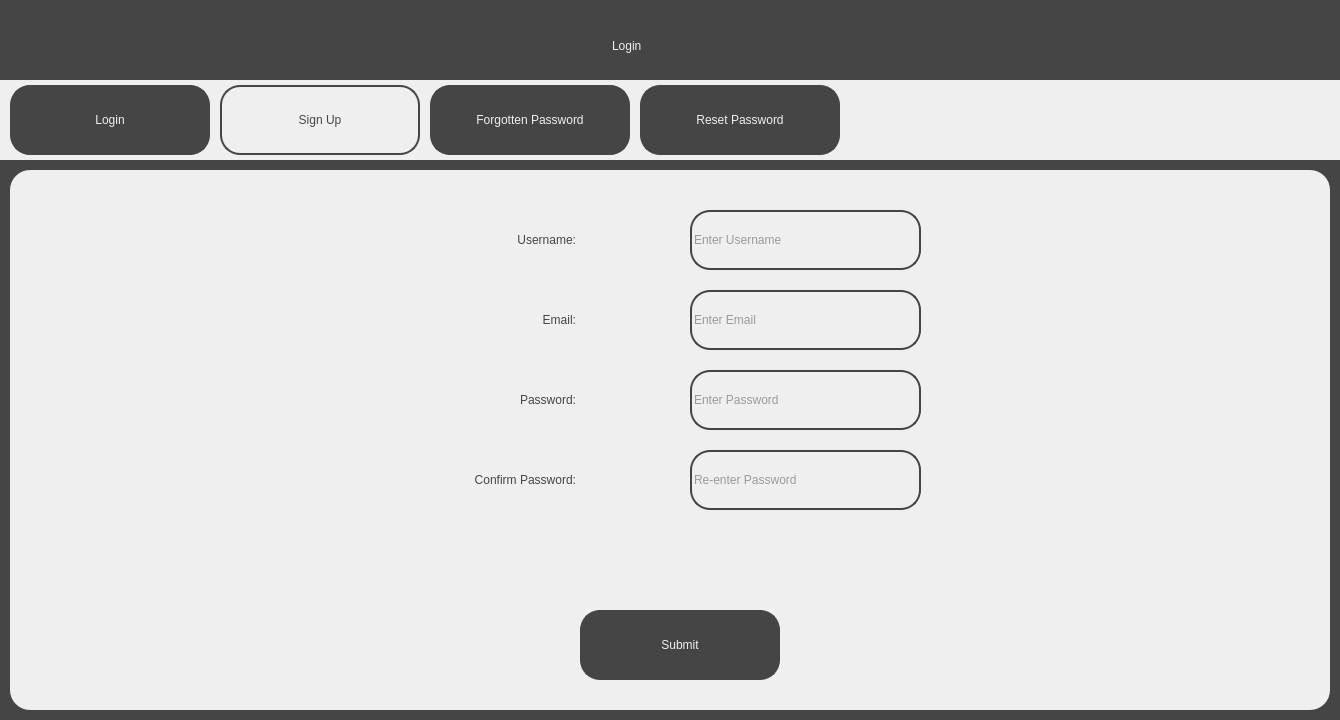
<?xml version="1.0" encoding="UTF-8"?>
<ui version="4.0">
 <class>SignUpScreen</class>
 <widget class="QDialog" name="SignUpScreen">
  <property name="geometry">
   <rect>
    <x>0</x>
    <y>0</y>
    <width>1340</width>
    <height>720</height>
   </rect>
  </property>
  <property name="windowTitle">
   <string>Visualising the Riemann Hypothesis - Sign Up</string>
  </property>
  <property name="sizeGripEnabled">
   <bool>false</bool>
  </property>
  <widget class="QWidget" name="widget" native="true">
   <property name="geometry">
    <rect>
     <x>0</x>
     <y>0</y>
     <width>1340</width>
     <height>720</height>
    </rect>
   </property>
   <property name="styleSheet">
    <string notr="true">background-color: rgb(69, 69, 69);</string>
   </property>
   <widget class="QLabel" name="Title">
    <property name="geometry">
     <rect>
      <x>612</x>
      <y>20</y>
      <width>121</width>
      <height>51</height>
     </rect>
    </property>
    <property name="styleSheet">
     <string notr="true">font: 36pt &quot;Sans Serif&quot;; color:rgb(239, 239, 239)</string>
    </property>
    <property name="text">
     <string>Login</string>
    </property>
   </widget>
   <widget class="QWidget" name="TabBar" native="true">
    <property name="geometry">
     <rect>
      <x>0</x>
      <y>80</y>
      <width>1340</width>
      <height>80</height>
     </rect>
    </property>
    <property name="styleSheet">
     <string notr="true">background-color: rgb(239, 239, 239);</string>
    </property>
    <widget class="QPushButton" name="LoginTab">
     <property name="geometry">
      <rect>
       <x>10</x>
       <y>5</y>
       <width>200</width>
       <height>70</height>
      </rect>
     </property>
     <property name="cursor">
      <cursorShape>PointingHandCursor</cursorShape>
     </property>
     <property name="styleSheet">
      <string notr="true">border: 2px solid;
border-radius: 20px;
border-color:rgb(69, 69, 69);
background-color: rgb(69, 69, 69);
font: 36pt &quot;Sans Serif&quot;; color:rgb(239, 239, 239);
</string>
     </property>
     <property name="text">
      <string>Login</string>
     </property>
    </widget>
    <widget class="QPushButton" name="SignUpTab">
     <property name="geometry">
      <rect>
       <x>220</x>
       <y>5</y>
       <width>200</width>
       <height>70</height>
      </rect>
     </property>
     <property name="cursor">
      <cursorShape>PointingHandCursor</cursorShape>
     </property>
     <property name="styleSheet">
      <string notr="true">border: 2px solid;
border-radius: 20px;
border-color:rgb(69, 69, 69);
background-color: rgb(239, 239, 239);
font: 36pt &quot;Sans Serif&quot;; color:rgb(69, 69, 69);
</string>
     </property>
     <property name="text">
      <string>Sign Up</string>
     </property>
    </widget>
    <widget class="QPushButton" name="ForgottenPasswordTab">
     <property name="geometry">
      <rect>
       <x>430</x>
       <y>5</y>
       <width>200</width>
       <height>70</height>
      </rect>
     </property>
     <property name="cursor">
      <cursorShape>PointingHandCursor</cursorShape>
     </property>
     <property name="styleSheet">
      <string notr="true">border: 2px solid;
border-radius: 20px;
border-color:rgb(69, 69, 69);
background-color: rgb(69, 69, 69);
font: 12pt &quot;Sans Serif&quot;; color:rgb(239, 239, 239);
</string>
     </property>
     <property name="text">
      <string>Forgotten Password</string>
     </property>
    </widget>
    <widget class="QPushButton" name="ResetPasswordTab">
     <property name="geometry">
      <rect>
       <x>640</x>
       <y>5</y>
       <width>200</width>
       <height>70</height>
      </rect>
     </property>
     <property name="cursor">
      <cursorShape>PointingHandCursor</cursorShape>
     </property>
     <property name="styleSheet">
      <string notr="true">border: 2px solid;
border-radius: 20px;
border-color:rgb(69, 69, 69);
background-color: rgb(69, 69, 69);
font: 20pt &quot;Sans Serif&quot;; color:rgb(239, 239, 239);
</string>
     </property>
     <property name="text">
      <string>Reset Password</string>
     </property>
    </widget>
   </widget>
   <widget class="QWidget" name="MainWidget" native="true">
    <property name="geometry">
     <rect>
      <x>10</x>
      <y>170</y>
      <width>1320</width>
      <height>540</height>
     </rect>
    </property>
    <property name="styleSheet">
     <string notr="true">background-color: rgb(239, 239, 239);
border-radius: 20px;</string>
    </property>
    <widget class="QLabel" name="UsernameOrEmailText">
     <property name="geometry">
      <rect>
       <x>270</x>
       <y>40</y>
       <width>301</width>
       <height>61</height>
      </rect>
     </property>
     <property name="styleSheet">
      <string notr="true">font: 25pt &quot;Sans Serif&quot;; color:rgb(69, 69, 69);
background-color: rgb(239, 239, 239); padding: 5px;</string>
     </property>
     <property name="text">
      <string>&lt;html&gt;&lt;head/&gt;&lt;body&gt;&lt;p align=&quot;right&quot;&gt;Username:&lt;/p&gt;&lt;/body&gt;&lt;/html&gt;</string>
     </property>
    </widget>
    <widget class="QLabel" name="EmailText">
     <property name="geometry">
      <rect>
       <x>290</x>
       <y>120</y>
       <width>281</width>
       <height>61</height>
      </rect>
     </property>
     <property name="styleSheet">
      <string notr="true">font: 25pt &quot;Sans Serif&quot;; color:rgb(69, 69, 69);
background-color: rgb(239, 239, 239); padding: 5px;</string>
     </property>
     <property name="text">
      <string>&lt;html&gt;&lt;head/&gt;&lt;body&gt;&lt;p align=&quot;right&quot;&gt;Email:&lt;/p&gt;&lt;/body&gt;&lt;/html&gt;</string>
     </property>
    </widget>
    <widget class="QLineEdit" name="UsernameInput">
     <property name="geometry">
      <rect>
       <x>680</x>
       <y>40</y>
       <width>231</width>
       <height>60</height>
      </rect>
     </property>
     <property name="styleSheet">
      <string notr="true">background-color: rgb(239, 239, 239);
color: rgb(69, 69, 69);
font: 18pt &quot;Sans Serif&quot;;
border: 2px solid;
border-radius: 20px;
border-color:rgb(69, 69, 69);</string>
     </property>
     <property name="text">
      <string/>
     </property>
     <property name="cursorPosition">
      <number>0</number>
     </property>
     <property name="placeholderText">
      <string>Enter Username</string>
     </property>
    </widget>
    <widget class="QLineEdit" name="EmailInput">
     <property name="geometry">
      <rect>
       <x>680</x>
       <y>120</y>
       <width>231</width>
       <height>60</height>
      </rect>
     </property>
     <property name="styleSheet">
      <string notr="true">background-color: rgb(239, 239, 239);
color: rgb(69, 69, 69);
font: 18pt &quot;Sans Serif&quot;;
border: 2px solid;
border-radius: 20px;
border-color:rgb(69, 69, 69);</string>
     </property>
     <property name="text">
      <string/>
     </property>
     <property name="echoMode">
      <enum>QLineEdit::Normal</enum>
     </property>
     <property name="cursorPosition">
      <number>0</number>
     </property>
     <property name="placeholderText">
      <string>Enter Email</string>
     </property>
    </widget>
    <widget class="QPushButton" name="SubmitButton">
     <property name="geometry">
      <rect>
       <x>570</x>
       <y>440</y>
       <width>200</width>
       <height>70</height>
      </rect>
     </property>
     <property name="cursor">
      <cursorShape>PointingHandCursor</cursorShape>
     </property>
     <property name="styleSheet">
      <string notr="true">border: 2px solid;
border-radius: 20px;
border-color:rgb(69, 69, 69);
background-color: rgb(69, 69, 69);
font: 36pt &quot;Sans Serif&quot;; color:rgb(239, 239, 239);
</string>
     </property>
     <property name="text">
      <string>Submit</string>
     </property>
    </widget>
    <widget class="QLabel" name="PasswordText">
     <property name="geometry">
      <rect>
       <x>290</x>
       <y>200</y>
       <width>281</width>
       <height>61</height>
      </rect>
     </property>
     <property name="styleSheet">
      <string notr="true">font: 25pt &quot;Sans Serif&quot;; color:rgb(69, 69, 69);
background-color: rgb(239, 239, 239); padding: 5px;</string>
     </property>
     <property name="text">
      <string>&lt;html&gt;&lt;head/&gt;&lt;body&gt;&lt;p align=&quot;right&quot;&gt;Password:&lt;/p&gt;&lt;/body&gt;&lt;/html&gt;</string>
     </property>
    </widget>
    <widget class="QLineEdit" name="PasswordInput">
     <property name="geometry">
      <rect>
       <x>680</x>
       <y>200</y>
       <width>231</width>
       <height>60</height>
      </rect>
     </property>
     <property name="styleSheet">
      <string notr="true">background-color: rgb(239, 239, 239);
color: rgb(69, 69, 69);
font: 18pt &quot;Sans Serif&quot;;
border: 2px solid;
border-radius: 20px;
border-color:rgb(69, 69, 69);</string>
     </property>
     <property name="text">
      <string/>
     </property>
     <property name="echoMode">
      <enum>QLineEdit::Password</enum>
     </property>
     <property name="cursorPosition">
      <number>0</number>
     </property>
     <property name="placeholderText">
      <string>Enter Password</string>
     </property>
    </widget>
    <widget class="QLabel" name="PasswordText_2">
     <property name="geometry">
      <rect>
       <x>260</x>
       <y>280</y>
       <width>311</width>
       <height>61</height>
      </rect>
     </property>
     <property name="styleSheet">
      <string notr="true">font: 25pt &quot;Sans Serif&quot;; color:rgb(69, 69, 69);
background-color: rgb(239, 239, 239); padding: 5px;</string>
     </property>
     <property name="text">
      <string>&lt;html&gt;&lt;head/&gt;&lt;body&gt;&lt;p align=&quot;right&quot;&gt;Confirm Password:&lt;/p&gt;&lt;/body&gt;&lt;/html&gt;</string>
     </property>
    </widget>
    <widget class="QLineEdit" name="PasswordInput_2">
     <property name="geometry">
      <rect>
       <x>680</x>
       <y>280</y>
       <width>231</width>
       <height>60</height>
      </rect>
     </property>
     <property name="styleSheet">
      <string notr="true">background-color: rgb(239, 239, 239);
color: rgb(69, 69, 69);
font: 18pt &quot;Sans Serif&quot;;
border: 2px solid;
border-radius: 20px;
border-color:rgb(69, 69, 69);</string>
     </property>
     <property name="text">
      <string/>
     </property>
     <property name="echoMode">
      <enum>QLineEdit::Password</enum>
     </property>
     <property name="cursorPosition">
      <number>0</number>
     </property>
     <property name="placeholderText">
      <string>Re-enter Password</string>
     </property>
    </widget>
    <widget class="QLabel" name="ErrorLabel">
     <property name="geometry">
      <rect>
       <x>365</x>
       <y>350</y>
       <width>611</width>
       <height>71</height>
      </rect>
     </property>
     <property name="styleSheet">
      <string notr="true">color: rgb(255, 0, 0);
font: 18pt &quot;Sans Serif&quot;;</string>
     </property>
     <property name="text">
      <string>&lt;html&gt;&lt;head/&gt;&lt;body&gt;&lt;p align=&quot;center&quot;&gt;&lt;br/&gt;&lt;/p&gt;&lt;/body&gt;&lt;/html&gt;</string>
     </property>
    </widget>
   </widget>
  </widget>
 </widget>
 <resources/>
 <connections/>
</ui>
